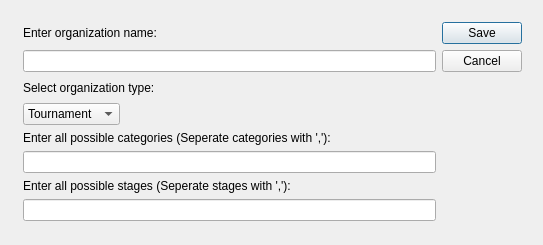
<?xml version="1.0" encoding="UTF-8"?>
<ui version="4.0">
 <class>CreateTournamentDialogClass</class>
 <widget class="QDialog" name="CreateTournamentDialogClass">
  <property name="geometry">
   <rect>
    <x>0</x>
    <y>0</y>
    <width>543</width>
    <height>245</height>
   </rect>
  </property>
  <property name="windowTitle">
   <string>CreateTournamentDialog</string>
  </property>
  <widget class="QWidget" name="">
   <property name="geometry">
    <rect>
     <x>12</x>
     <y>11</y>
     <width>521</width>
     <height>221</height>
    </rect>
   </property>
   <layout class="QGridLayout" name="gridLayout">
    <item row="0" column="0" rowspan="2">
     <layout class="QVBoxLayout" name="verticalLayout">
      <item>
       <widget class="QLabel" name="label_OrganizationName">
        <property name="text">
         <string>Enter organization name:</string>
        </property>
       </widget>
      </item>
      <item>
       <widget class="QLineEdit" name="lineEdit_OrganizationName"/>
      </item>
     </layout>
    </item>
    <item row="0" column="1">
     <widget class="QPushButton" name="SaveButton">
      <property name="text">
       <string>Save</string>
      </property>
     </widget>
    </item>
    <item row="1" column="1">
     <widget class="QPushButton" name="CancelButton">
      <property name="text">
       <string>Cancel</string>
      </property>
     </widget>
    </item>
    <item row="2" column="0">
     <widget class="QLabel" name="label_Type">
      <property name="text">
       <string>Select organization type:</string>
      </property>
     </widget>
    </item>
    <item row="2" column="1" rowspan="2">
     <spacer name="verticalSpacer">
      <property name="orientation">
       <enum>Qt::Orientation::Vertical</enum>
      </property>
      <property name="sizeHint" stdset="0">
       <size>
        <width>20</width>
        <height>40</height>
       </size>
      </property>
     </spacer>
    </item>
    <item row="3" column="0">
     <layout class="QHBoxLayout" name="horizontalLayout">
      <item>
       <widget class="QComboBox" name="comboBox_Type">
        <item>
         <property name="text">
          <string>Tournament</string>
         </property>
        </item>
        <item>
         <property name="text">
          <string>League</string>
         </property>
        </item>
       </widget>
      </item>
      <item>
       <spacer name="horizontalSpacer">
        <property name="orientation">
         <enum>Qt::Orientation::Horizontal</enum>
        </property>
        <property name="sizeHint" stdset="0">
         <size>
          <width>40</width>
          <height>20</height>
         </size>
        </property>
       </spacer>
      </item>
     </layout>
    </item>
    <item row="4" column="0">
     <layout class="QVBoxLayout" name="verticalLayout_2">
      <item>
       <widget class="QLabel" name="label_Categories">
        <property name="text">
         <string>Enter all possible categories (Seperate categories with ','):</string>
        </property>
       </widget>
      </item>
      <item>
       <widget class="QLineEdit" name="lineEdit_Categories"/>
      </item>
     </layout>
    </item>
    <item row="5" column="0">
     <layout class="QVBoxLayout" name="verticalLayout_3">
      <item>
       <widget class="QLabel" name="label_Stages">
        <property name="text">
         <string>Enter all possible stages (Seperate stages with ','):</string>
        </property>
       </widget>
      </item>
      <item>
       <widget class="QLineEdit" name="lineEdit_Stages"/>
      </item>
     </layout>
    </item>
   </layout>
  </widget>
 </widget>
 <layoutdefault spacing="6" margin="11"/>
 <resources/>
 <connections/>
</ui>
